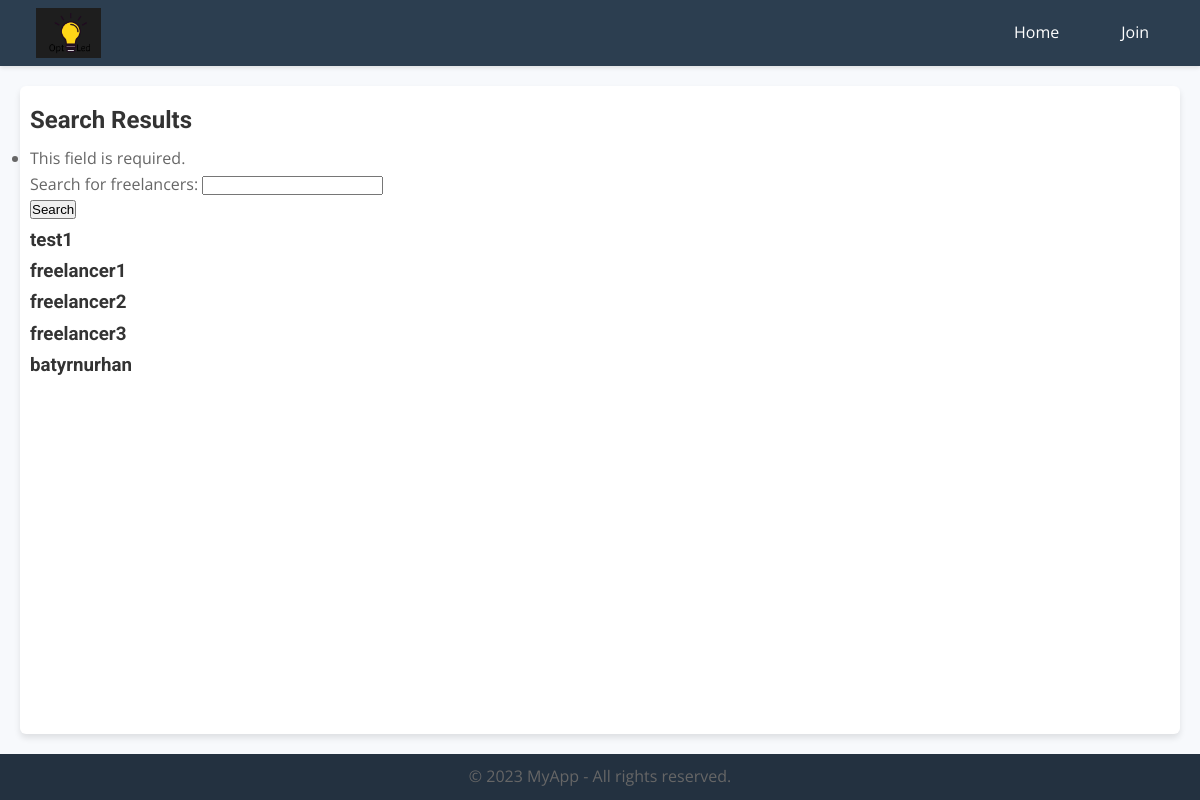
Page /accounts/search/ on the earlier database version.
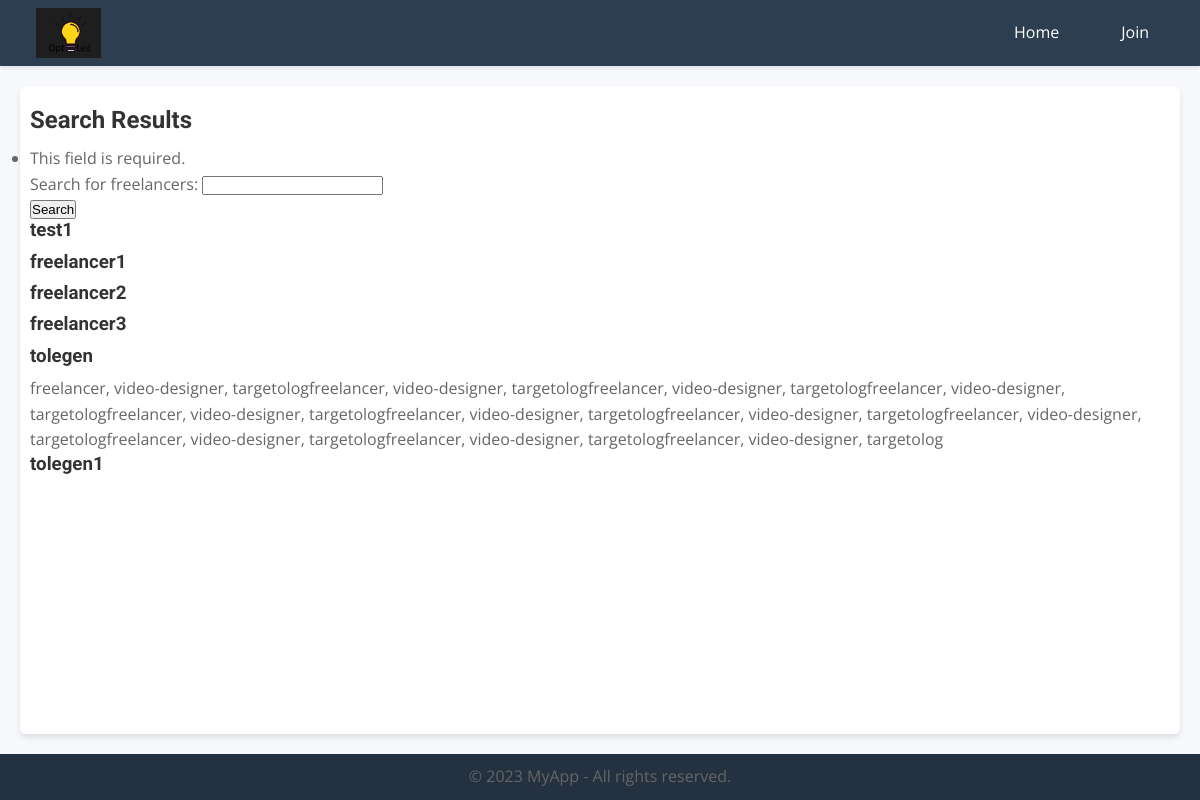
Same page on the later database version.
### accounts/models.py (models this page shows, shortened)
class FreelancerProfile(models.Model):
    user = models.OneToOneField(CustomUser, on_delete=models.CASCADE, related_name='freelancer_profile')
    skills = models.ManyToManyField(Skill, related_name='freelancers', blank=True)
    skill_desc = models.TextField(blank=True)  # New field for skill descriptions
    portfolio = models.URLField(blank=True)
    average_rating = models.DecimalField(max_digits=3, decimal_places=2, default=0)
    reviews = models.TextField(blank=True)
    profile_image = models.ImageField(
        upload_to='profile_images/',
        null=True,
        blank=True,
        default='profile_images/images.png'
    )
    video = models.FileField(
        upload_to='profile_videos/',
        null=True,
        blank=True,
        help_text="Upload a video showcasing your work."
    )

class CustomUser(AbstractBaseUser, PermissionsMixin):
    USER_TYPE_CHOICES = (
        ('freelancer', 'Freelancer'),
        ('client', 'Client'),
    )
    user_type = models.CharField(max_length=10, choices=USER_TYPE_CHOICES)
    username = models.CharField(_('username'), max_length=150, unique=True)
    email = models.EmailField(_('email address'), unique=True)
    first_name = models.CharField(_('first name'), max_length=30, blank=True)
    last_name = models.CharField(_('last name'), max_length=30, blank=True)
    is_staff = models.BooleanField(default=False)
    is_active = models.BooleanField(default=True)
    activation_token = models.CharField(max_length=50, blank=True, null=True)
    email_verified = models.BooleanField(default=False)
    objects = CustomUserManager()
    USERNAME_FIELD = 'username'
    REQUIRED_FIELDS = ['email']

### accounts/views.py (the view, shortened to what this page needs)
# urls.py: path('search/', search_freelancers, name='search_freelancers'),
def search_freelancers(request):
    form = SearchForm(request.GET)
    freelancers = FreelancerProfile.objects.all()
    return render(request, 'core/freelancer_search_results.html', {'form': form, 'freelancers': freelancers})

### accounts/forms.py
class SearchForm(forms.Form):
    query = forms.CharField(label='Search for freelancers')

### core/templates/core/freelancer_search_results.html
{% extends 'core/base.html' %}
{% block content %}
    <h2>Search Results</h2>
    <form method="get" action="{% url 'accounts:search_freelancers' %}">
        {{ form.as_p }}
        <button type="submit">Search</button>
    </form>
    {% for freelancer in freelancers %}
        <div>
            <h3>{{ freelancer.user.username }}</h3>
            <p>{{ freelancer.skill_desc }}</p>
        </div>
    {% empty %}
        <p>No freelancers found matching your search criteria.</p>
    {% endfor %}
{% endblock %}

### core/templates/core/base.html (shortened to what this page needs)
{% load static %}
<!DOCTYPE html>
<html lang="en">
<head>
</head>
<body>
    <header>
        <nav>
            <div class="logo">
                <a href="{% url 'home' %}">
                    <img src="{% static 'img/logo.jpeg' %}" alt="MyApp Logo">
                </a>
            </div>
            <ul>
                <li><a href="{% url 'home' %}">Home</a></li>
                {% if not user.is_authenticated %}
                    <li class="dropdown">
    <a href="javascript:void(0)" onclick="toggleDropdown()">Join</a>
</li>
                {% else %}
                    <li><a href="{% url 'accounts:profile_detail' %}">Profile</a></li>
                    <li><a href="{% url 'accounts:logout' %}">Logout</a></li>
                {% endif %}
            </ul>
        </nav>
    </header>
    <main>
        {% block content %}{% endblock content %}
    </main>
    <footer>
        <div>
            <p>© 2023 MyApp - All rights reserved.</p>
        </div>
    </footer>
</body>
</html>

### core/templates/core/base.html (style rules this page uses)
* { margin: 0; padding: 0; box-sizing: border-box; }
html, body { height: 100%; font-size: 16px; }
body { display: flex; flex-direction: column; min-height: 100vh; font-family: 'Open Sans', sans-serif; background-color: #f7f9fc; color: #333; }
header { background-color: #2c3e50; color: white; box-shadow: 0 2px 4px rgba(0,0,0,0.1); }
nav { display: flex; justify-content: space-between; align-items: center; padding: 0 20px; }
nav .logo img { height: 50px; width: auto; }
nav ul { list-style: none; display: flex; align-items: center; }
nav ul li { padding: 0 15px; }
nav a, footer a { text-decoration: none; color: white; padding: 8px 16px; display: flex; align-items: center; border-radius: 4px; transition: background-color 0.3s; }
main { flex-grow: 1; padding: 20px 10px; background-color: #fff; border-radius: 6px; margin: 20px; box-shadow: 0 4px 6px rgba(0,0,0,0.1); }
h1, h2, h3, h4, h5, h6 { font-family: 'Roboto', sans-serif; margin-bottom: 0.5em; }
p, li { font-size: 1rem; line-height: 1.6; color: #666; }
footer { background-color: #233140; color: white; text-align: center; padding: 10px 0; margin-top: auto; }

Differences in the rows shown:
removed FreelancerProfile: user.username "batyrnurhan"
added FreelancerProfile: user.username "tolegen", skill_desc "freelancer, video-designer, targetologfreelancer, video-designer, targetologfreelancer, video-designer, targetologfreelancer, video-designer, targetologfreelancer, video-designer, targetologfreelancer, video-designer, targetologfreelancer, video-designer, targetologfreelancer, video-designer, targetologfreelancer, video-designer, targetologfreelancer, video-designer, targetologfreelancer, video-designer, targetolog"
added FreelancerProfile: user.username "tolegen1"
